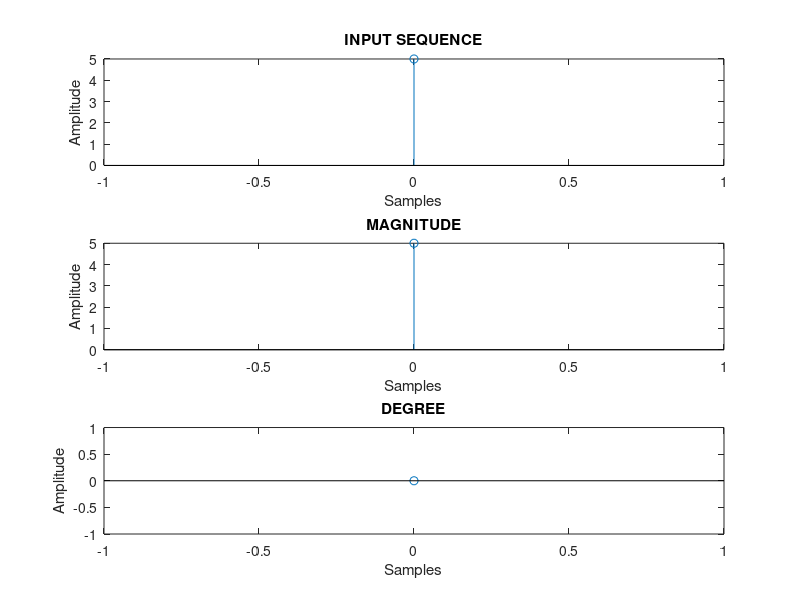

The MATLAB source for this figure:
% Author : Vishwas K Singh
% E-mail : vishwasks32@gmail.com
% Description : Script to find DFT of a sequence

% Prepare by clearing the screen
clc;clear all;close all;

% Take the input sequence
xn = input('Enter the input sequence: '); % [1 3 -1 -2]
N = length(xn);

% Initialize output sequence with zeros
Xk = zeros(1,N);

% Compute DFT{x[n]} using formula
for k = 0:N-1
		for n = 0:N-1
				Xk(k+1) = Xk(k+1) + xn(n+1) * exp((-j*2*pi*n*k)/N);
		end
end

% Display output sequence
disp('The DFT X(k) for given sequence is: ');
disp(Xk); % [1 2-5i -1 2+5i]

n = 0:N-1;

% Plot the input sequence
subplot(3,1,1);
stem(n,xn);
xlabel('Samples');
ylabel('Amplitude');
title('INPUT SEQUENCE');

% Plot the magnitude of output
subplot(3,1,2);
stem(n,abs(Xk));
xlabel('Samples');
ylabel('Amplitude');
title('MAGNITUDE');

% Plot the degree of output sequence
subplot(3,1,3);
stem(n,angle(Xk));
xlabel('Samples');
ylabel('Amplitude');
title('DEGREE');
